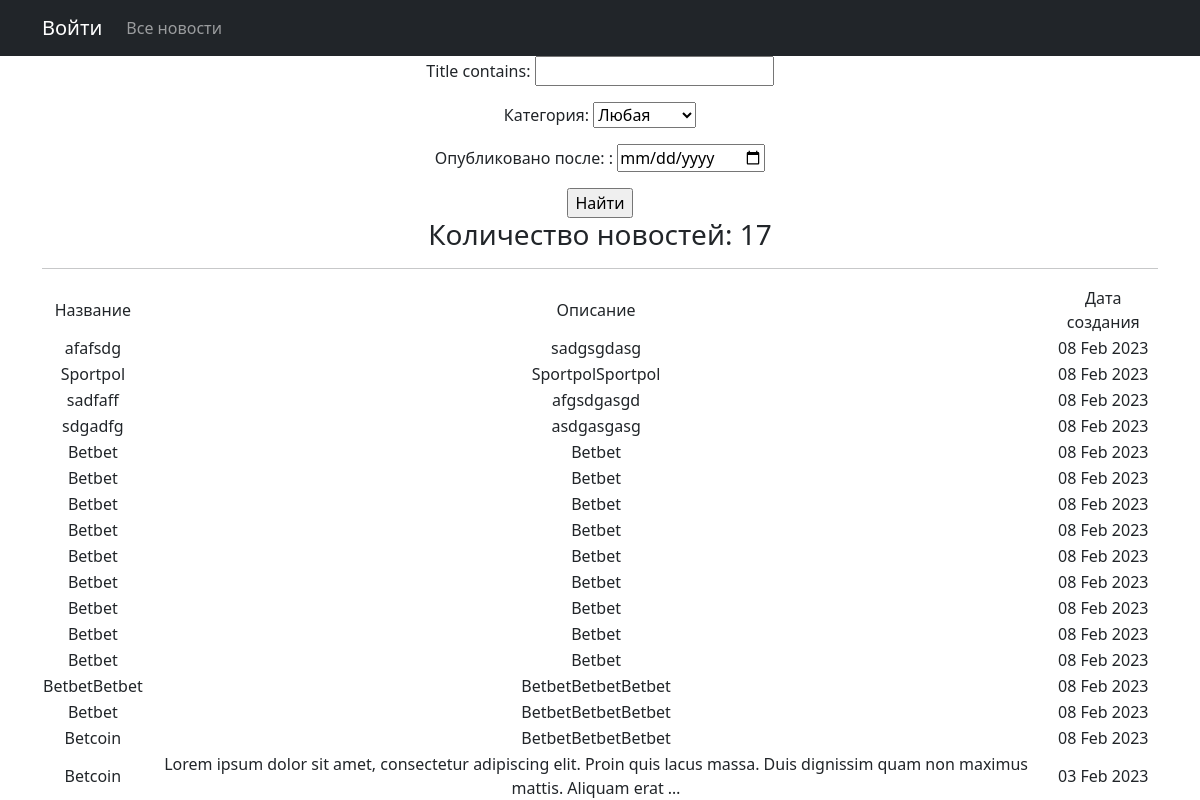
The app's page /news/search/ with its own data.
### news/models.py (models this page shows, shortened)
class Post(models.Model):
    author = models.ForeignKey(Author, on_delete=models.CASCADE)
    type_choice = models.CharField(max_length=2, choices=TYPE_CHOICES)
    date = models.DateTimeField(auto_now_add=True)
    category = models.ManyToManyField(Category, through='PostCategory')
    title = models.CharField(max_length=244)
    text = models.TextField()
    rating = models.IntegerField(default=0)

### news/views.py (the view)
# urls.py: path('news/search/', PostSearch.as_view(), name='news_search'),
class PostSearch(ListView):
    model = Post
    template_name = 'news_search.html'
    context_object_name = 'news_search'
    def get_queryset(self):
        queryset = Post.objects.order_by('-date').filter(type_choice='NW')
        self.filterset = PostFilter(self.request.GET, queryset)
        return self.filterset.qs
    def get_context_data(self, **kwargs):
        context = super().get_context_data(**kwargs)
        context['filterset'] = self.filterset
        return context

### news/models.py (called while the page is built)
    def __str__(self):
        return self.name

### templates/news_search.html (shortened to what this page needs)
{% extends 'flatpages/default.html' %}
{% load custom_filters %}
{% block content %}
    <form action="" method="get">
       {{ filterset.form.as_p }}
       <input type="submit" value="Найти" />
   </form>
   <h3>Количество новостей: {{ news_search|length }}</h3>
   <hr>
   {% if news_search %}
       <table>
           <tr>
               <td>Название</td>
               <td>Описание</td>
               <td>Дата создания</td>
           </tr>
           {% for news in news_search %}
           <tr>
               <td>{{ news.title }}</td>
               <td>{{ news.text|truncatewords:20 }}</td>
               <td>{{ news.date|date:'d M Y'}}</td>
           </tr>
           {% endfor %}
       </table>
   {% else %}
       <h2>Новостей нет!</h2>
   {% endif %}
{% endblock content %}

### records on screen
Post: title "afafsdg", text "sadgsgdasg", date "08 Feb 2023"
Post: title "Sportpol", text "SportpolSportpol", date "08 Feb 2023"
Post: title "sadfaff", text "afgsdgasgd", date "08 Feb 2023"
Post: title "sdgadfg", text "asdgasgasg", date "08 Feb 2023"
Post: title "Betbet", text "Betbet", date "08 Feb 2023"
Post: title "Betbet", text "Betbet", date "08 Feb 2023"
Post: title "Betbet", text "Betbet", date "08 Feb 2023"
Post: title "Betbet", text "Betbet", date "08 Feb 2023"
Post: title "Betbet", text "Betbet", date "08 Feb 2023"
Post: title "Betbet", text "Betbet", date "08 Feb 2023"
Post: title "Betbet", text "Betbet", date "08 Feb 2023"
Post: title "Betbet", text "Betbet", date "08 Feb 2023"
Post: title "Betbet", text "Betbet", date "08 Feb 2023"
Post: title "BetbetBetbet", text "BetbetBetbetBetbet", date "08 Feb 2023"
Post: title "Betbet", text "BetbetBetbetBetbet", date "08 Feb 2023"
Post: title "Betcoin", text "BetbetBetbetBetbet", date "08 Feb 2023"
Post: title "Betcoin", text "Lorem ipsum dolor sit amet, consectetur adipiscing elit. Proin quis lacus massa. Duis dignissim quam non maximus mattis. Aliquam erat …", date "03 Feb 2023"

### other values on screen
{{ news_search|length }} "17"
